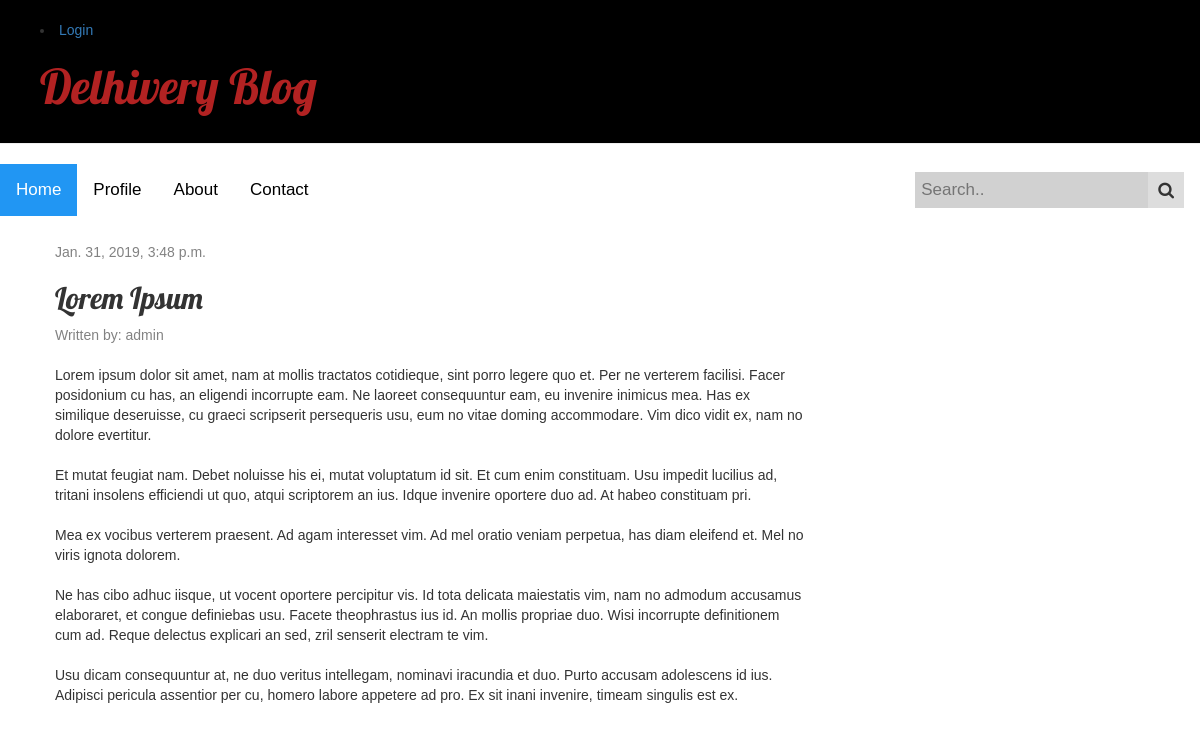
/post/5/, run on the app's committed database.
### blog/models.py (models this page shows, shortened)
class Post(models.Model):
    author = models.ForeignKey('auth.User', on_delete=models.CASCADE)
    title = models.CharField(max_length=200)
    text = models.TextField()
    created_date = models.DateTimeField(default=timezone.now)
    published_date = models.DateTimeField(blank=True, null=True)

### blog/views.py (the view)
# urls.py: path('post/<int:pk>/', views.post_detail, name='post_detail'),
def post_detail(request, pk):
    post = get_object_or_404(Post, pk=pk)
    return render(request, 'blog/post_detail.html', {'post': post})

### blog/templates/blog/post_detail.html (shortened to what this page needs)
{% extends 'blog/base.html' %}
{% block content %}
    <br class="post">
        {% if post.published_date %}
            <div class="date">
                {{ post.published_date }}
            </div>
        {% endif %}
        <h2>{{ post.title }}</h2>
        <div class="date">
            Written by: {{ post.author }}
        </div>
        <br>
        <p>{{ post.text|linebreaksbr }}</p>
    </div>
{% endblock %}

### blog/static/css/blog.css (style rules this page uses)
h1, h2, h3, h4 { font-family: 'Lobster', cursive; }
.date { color: #828282; }

### blog/templates/blog/base.html (style rules this page uses)
* { box-sizing: border-box; }
body { margin: 0; font-family: Arial, Helvetica, sans-serif; }

### data on the page
Post: published_date "Jan. 31, 2019, 3:48 p.m.", title "Lorem Ipsum", author "admin", text "Lorem ipsum dolor sit amet, nam at mollis tractatos cotidieque, sint porro legere quo et. Per ne verterem facilisi. Facer posidonium cu has, an eligendi incorrupte eam. Ne laoreet consequuntur eam, eu invenire inimicus mea. Has ex similique deseruisse, cu graeci scripserit persequeris usu, eum no vitae doming accommodare. Vim dico vidit ex, nam no dolore evertitur. Et mutat feugiat nam. Debet noluisse his ei, mutat voluptatum id sit. Et cum enim constituam. Usu impedit lucilius ad, tritani insolens efficiendi ut quo, atqui scriptorem an ius. Idque invenire oportere duo ad. At habeo constituam pri. Mea ex vocibus verterem praesent. Ad agam interesset vim. Ad mel oratio veniam perpetua, has…"
